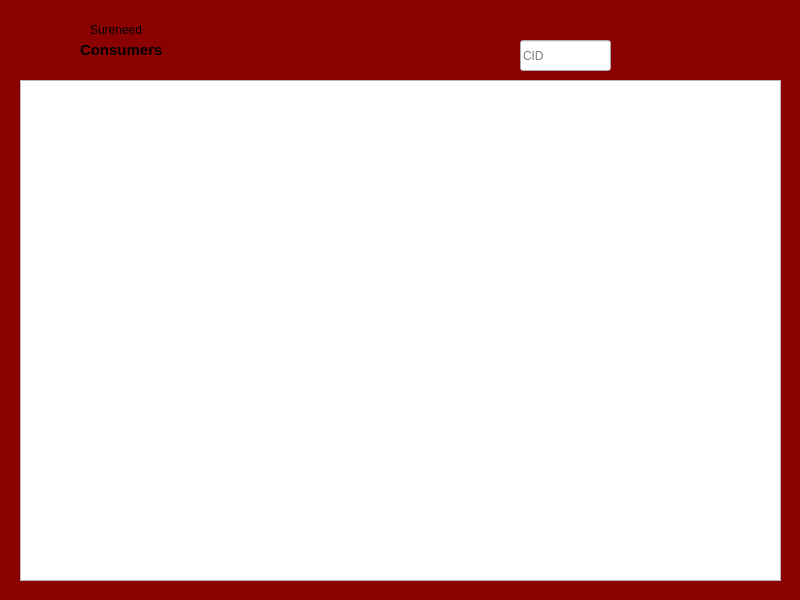
<?xml version="1.0" encoding="UTF-8"?>
<ui version="4.0">
 <class>Requests</class>
 <widget class="QDialog" name="Requests">
  <property name="geometry">
   <rect>
    <x>0</x>
    <y>0</y>
    <width>800</width>
    <height>600</height>
   </rect>
  </property>
  <property name="windowTitle">
   <string>Blood Request</string>
  </property>
  <property name="styleSheet">
   <string notr="true">QDialog{
background:#8B0000;

}</string>
  </property>
  <widget class="QTableView" name="tableView">
   <property name="geometry">
    <rect>
     <x>20</x>
     <y>80</y>
     <width>761</width>
     <height>501</height>
    </rect>
   </property>
  </widget>
  <widget class="QPushButton" name="btnUpdate">
   <property name="geometry">
    <rect>
     <x>700</x>
     <y>40</y>
     <width>41</width>
     <height>29</height>
    </rect>
   </property>
   <property name="styleSheet">
    <string notr="true">QPushButton {
qproperty-icon: url(&quot;C:/Users/clint/Downloads/up-removebg-preview.png&quot;);
qproperty-iconSize: 25px 30px;
text-align: center;
border: 40px;
color: #ffffff;

}
QPushButton:enabled{
background-color: dark gray;
color: white;
}
QPushButton:pressed{
background-color: #B22222;
color: #fffffe;
}
QPushButton: hover: !pressed {
background-color: #E1F4FF;
color: #0c2f70;
}
QPushButton:disabled{
background-color: #aaaaaa;
color: #ffffff;
}
</string>
   </property>
   <property name="text">
    <string/>
   </property>
  </widget>
  <widget class="QPushButton" name="btnDelete">
   <property name="geometry">
    <rect>
     <x>620</x>
     <y>40</y>
     <width>31</width>
     <height>31</height>
    </rect>
   </property>
   <property name="styleSheet">
    <string notr="true">QPushButton {
qproperty-icon: url(&quot;C:/Users/clint/Downloads/del-removebg-preview.png&quot;);
qproperty-iconSize: 25px 30px;
text-align: center;
border: 40px;
color: #ffffff;

}
QPushButton:enabled{
background-color: dark gray;
color: white;
}
QPushButton:pressed{
background-color: #B22222;
color: #fffffe;
}
QPushButton: hover: !pressed {
background-color: #E1F4FF;
color: #0c2f70;
}
QPushButton:disabled{
background-color: #aaaaaa;
color: #ffffff;
}
</string>
   </property>
   <property name="text">
    <string/>
   </property>
  </widget>
  <widget class="QPushButton" name="btnShow">
   <property name="geometry">
    <rect>
     <x>660</x>
     <y>40</y>
     <width>41</width>
     <height>29</height>
    </rect>
   </property>
   <property name="styleSheet">
    <string notr="true">QPushButton {
qproperty-icon: url(&quot;C:/Users/clint/Pictures/2623471-show.png&quot;);
qproperty-iconSize: 25px 30px;
text-align: center;
border: 40px;
color: #ffffff;

}
QPushButton:enabled{
background-color: dark gray;
color: white;
}
QPushButton:pressed{
background-color: #B22222;
color: #fffffe;
}
QPushButton: hover: !pressed {
background-color: #E1F4FF;
color: #0c2f70;
}
QPushButton:disabled{
background-color: #aaaaaa;
color: #ffffff;
}
</string>
   </property>
   <property name="text">
    <string/>
   </property>
  </widget>
  <widget class="QLineEdit" name="txtCID">
   <property name="geometry">
    <rect>
     <x>520</x>
     <y>40</y>
     <width>91</width>
     <height>31</height>
    </rect>
   </property>
   <property name="styleSheet">
    <string notr="true"/>
   </property>
   <property name="placeholderText">
    <string>CID</string>
   </property>
  </widget>
  <widget class="QPushButton" name="btnSearch">
   <property name="geometry">
    <rect>
     <x>740</x>
     <y>40</y>
     <width>41</width>
     <height>31</height>
    </rect>
   </property>
   <property name="styleSheet">
    <string notr="true">QPushButton {
qproperty-icon: url(&quot;C:/Users/clint/Pictures/CCC102 SYSTEM/personal-information-18.png&quot;);
qproperty-iconSize: 25px 45px;
text-align: center;
border: 40px;
color: #ffffff;

}
QPushButton:enabled{
background-color: dark gray;
color: white;
}
QPushButton:pressed{
background-color: #B22222;
color: #fffffe;
}
QPushButton: hover: !pressed {
background-color: #E1F4FF;
color: #0c2f70;
}
QPushButton:disabled{
background-color: #aaaaaa;
color: #ffffff;
}

</string>
   </property>
   <property name="text">
    <string/>
   </property>
  </widget>
  <widget class="QWidget" name="widget" native="true">
   <property name="geometry">
    <rect>
     <x>0</x>
     <y>-10</y>
     <width>91</width>
     <height>91</height>
    </rect>
   </property>
   <property name="styleSheet">
    <string notr="true">QWidget{
image: url(&quot;C:/Users/clint/Pictures/sblood.png&quot;);
}</string>
   </property>
  </widget>
  <widget class="QLabel" name="label">
   <property name="geometry">
    <rect>
     <x>80</x>
     <y>40</y>
     <width>101</width>
     <height>20</height>
    </rect>
   </property>
   <property name="font">
    <font>
     <pointsize>11</pointsize>
     <bold>true</bold>
    </font>
   </property>
   <property name="text">
    <string>Consumers</string>
   </property>
  </widget>
  <widget class="QLabel" name="label_2">
   <property name="geometry">
    <rect>
     <x>90</x>
     <y>20</y>
     <width>63</width>
     <height>20</height>
    </rect>
   </property>
   <property name="text">
    <string>Sureneed</string>
   </property>
  </widget>
  <zorder>widget</zorder>
  <zorder>txtCID</zorder>
  <zorder>tableView</zorder>
  <zorder>btnUpdate</zorder>
  <zorder>btnDelete</zorder>
  <zorder>btnShow</zorder>
  <zorder>btnSearch</zorder>
  <zorder>label</zorder>
  <zorder>label_2</zorder>
 </widget>
 <resources/>
 <connections/>
</ui>
